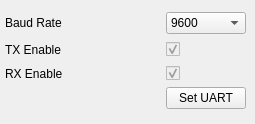
    <widget class="QWidget" name="UART_TAB">
     <attribute name="title">
      <string>UART</string>
     </attribute>
     <widget class="QWidget" name="layoutWidget_3">
      <property name="geometry">
       <rect>
        <x>5</x>
        <y>8</y>
        <width>241</width>
        <height>107</height>
       </rect>
      </property>
      <layout class="QGridLayout" name="gridLayout_3">
       <property name="verticalSpacing">
        <number>2</number>
       </property>
       <item row="3" column="2">
        <widget class="QPushButton" name="Set_UART_Para">
         <property name="enabled">
          <bool>true</bool>
         </property>
         <property name="text">
          <string>Set UART</string>
         </property>
        </widget>
       </item>
       <item row="1" column="0">
        <widget class="QLabel" name="label_13">
         <property name="text">
          <string>TX Enable</string>
         </property>
        </widget>
       </item>
       <item row="2" column="0">
        <widget class="QLabel" name="label_14">
         <property name="text">
          <string>RX Enable</string>
         </property>
        </widget>
       </item>
       <item row="1" column="1">
        <spacer name="horizontalSpacer_3">
         <property name="orientation">
          <enum>Qt::Horizontal</enum>
         </property>
         <property name="sizeHint" stdset="0">
          <size>
           <width>23</width>
           <height>20</height>
          </size>
         </property>
        </spacer>
       </item>
       <item row="0" column="0">
        <widget class="QLabel" name="label_15">
         <property name="text">
          <string>Baud Rate</string>
         </property>
        </widget>
       </item>
       <item row="0" column="2">
        <widget class="QComboBox" name="BaudSelect">
         <property name="enabled">
          <bool>true</bool>
         </property>
         <property name="currentText">
          <string>9600</string>
         </property>
         <property name="currentIndex">
          <number>1</number>
         </property>
         <item>
          <property name="text">
           <string>4800</string>
          </property>
         </item>
         <item>
          <property name="text">
           <string>9600</string>
          </property>
         </item>
         <item>
          <property name="text">
           <string>19200</string>
          </property>
         </item>
         <item>
          <property name="text">
           <string>38400</string>
          </property>
         </item>
         <item>
          <property name="text">
           <string>57600</string>
          </property>
         </item>
         <item>
          <property name="text">
           <string>115200</string>
          </property>
         </item>
        </widget>
       </item>
       <item row="1" column="2">
        <widget class="QCheckBox" name="Tx_Enable">
         <property name="enabled">
          <bool>false</bool>
         </property>
         <property name="checkable">
          <bool>true</bool>
         </property>
         <property name="checked">
          <bool>true</bool>
         </property>
        </widget>
       </item>
       <item row="2" column="2">
        <widget class="QCheckBox" name="Rx_Enable">
         <property name="enabled">
          <bool>false</bool>
         </property>
         <property name="checkable">
          <bool>true</bool>
         </property>
         <property name="checked">
          <bool>true</bool>
         </property>
        </widget>
       </item>
      </layout>
     </widget>
    </widget>
